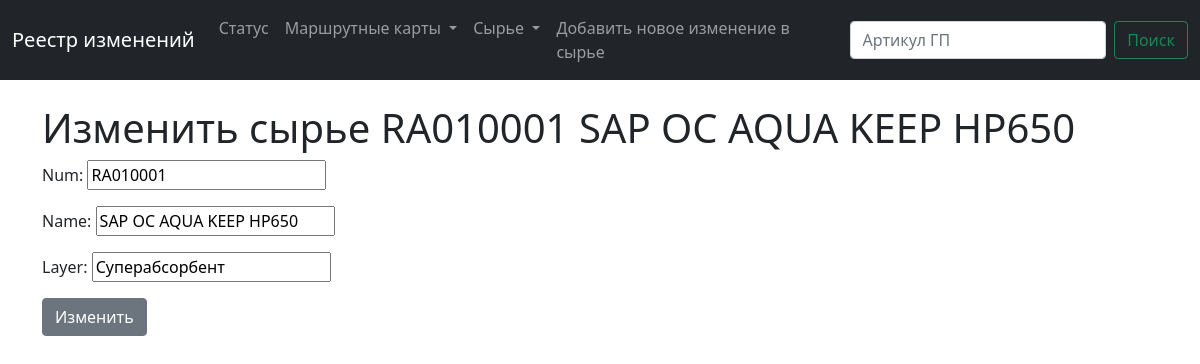
The page /update_raw/31 on the database its author committed.
### main/models.py (models this page shows, shortened)
class Raw (models.Model):
    num = models.CharField(max_length=200)  # артикул сырья
    name = models.CharField(max_length=200)  # наименование
    layer = models.CharField(max_length=200)  # навзвание слоя на русском

### main/views.py (the view)
# urls.py: path('update_raw/<raw_id>', views.update_raw, name='update_raw'),
def update_raw(request, raw_id):
    raw = Raw.objects.get(id=raw_id)
    form = RawForm(request.POST or None, instance=raw)
    if form.is_valid():
        form.save()
        return redirect('list_raw')
    return render(request, 'main/update_raw.html', {'raw': raw, 'form': form})

### main/forms.py
class RawForm(forms.ModelForm):
    class Meta:
        model = Raw
        fields = ['num', 'name', 'layer']

### main/templates/main/update_raw.html (shortened to what this page needs)
{% extends 'main/base.html' %}
{% block content%}
<br>
<div class="container">
  <h1> Изменить сырье {{raw.num}} {{raw.name}}</h1>
  <form action="" method="POST">
    {{form.as_p}}
    <input type="submit" value="Изменить" class="btn btn-secondary">
    {%endblock%}

### rows shown on the page
Raw: num "RA010001", name "SAP OC AQUA KEEP HP650", layer "Суперабсорбент"
